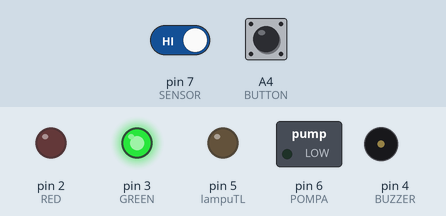
This sketch was run on a simulated Arduino Uno, built with avr-gcc and run on an emulated ATmega328P. On the bench: switched loads named in the sketch (green lamp = pin HIGH), output pins drawn as LEDs (lit = HIGH), buzzer (waves = sounding, pin HIGH). The test bench sets the inputs (shaded band); at power-on: A4 (BUTTON) HIGH, pin 7 (SENSOR) HIGH.

Above: at 1.2 s.
1.3 s: A4 (BUTTON) pulled LOW for 0.15 s
At 1.8 s:
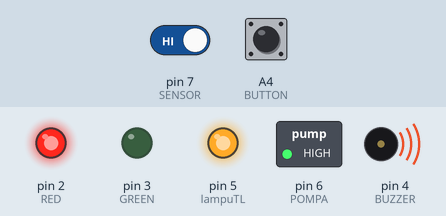
At 3.4 s:
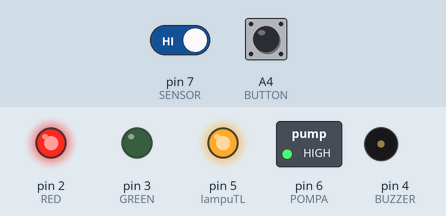
4.4 s: A4 (BUTTON) pulled LOW for 3.2 s
At 6.8 s:
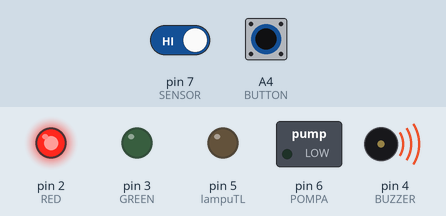
9.1 s: pin 7 (SENSOR) driven LOW
Timing chart, 0 to 20.5 s (numbered marks = the images above; inputs shaded):
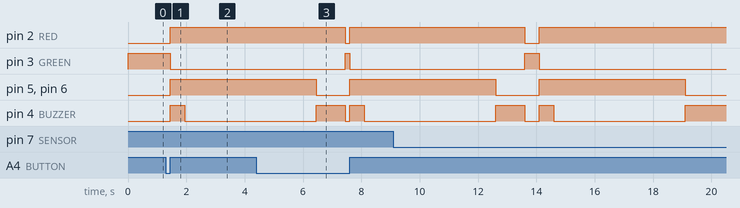

The sketch:

bilik_sterilizer_infrared_al.ino
```cpp
#define RED 2
#define GREEN 3
#define BUZZER 4
#define lampuTL 5
#define POMPA 6
#define BUTTON A4
#define SENSOR 7

uint64_t prevMillis;
uint64_t oneMin;
uint64_t btnMillis;
bool sensor;
bool lastState = HIGH;
bool button;

void Sanitize(bool s = false) {
  prevMillis = millis();
  while (!sensor || s == true) {
    sensor = digitalRead(SENSOR);
    if (millis() - prevMillis >= 1500 || s == true) {
      digitalWrite(GREEN, LOW);
      digitalWrite(RED, HIGH);
      if (millis() - oneMin >= 60000) {
        digitalWrite(lampuTL, HIGH);
        digitalWrite(POMPA, HIGH);
        digitalWrite(BUZZER, HIGH);
        delay(400);
        digitalWrite(BUZZER, LOW);
        delay(400);
        digitalWrite(BUZZER, HIGH);
        delay(400);
        digitalWrite(BUZZER, LOW);
        delay(400);
        digitalWrite(BUZZER, HIGH);
        delay(400);
        digitalWrite(BUZZER, LOW);
        delay(6000);
      }
      else {
        digitalWrite(lampuTL, HIGH);
        digitalWrite(POMPA, HIGH);
        digitalWrite(BUZZER, HIGH);
        delay(500);
        digitalWrite(BUZZER, LOW);
        delay(4500);
      }
      digitalWrite(POMPA, LOW);
      digitalWrite(lampuTL, LOW);
      digitalWrite(BUZZER, HIGH);
      oneMin = millis();
      prevMillis = millis();
      delay(1000);
      sensor = digitalRead(SENSOR);
      if (!s) {
        while (!sensor) {
          sensor = digitalRead(SENSOR);
        }
      }
      digitalWrite(GREEN, HIGH);
      digitalWrite(RED, LOW);
      digitalWrite(BUZZER, LOW);
      s = false;
    }
  }
}

void setup() {
  // put your setup code here, to run once:
  //Serial.begin(9600);
  pinMode(RED, OUTPUT);
  pinMode(GREEN, OUTPUT);
  pinMode(BUZZER, OUTPUT);
  digitalWrite(BUZZER, LOW);
  pinMode(lampuTL, OUTPUT);
  pinMode(POMPA, OUTPUT);
  pinMode(SENSOR, INPUT_PULLUP);
  digitalWrite(GREEN, HIGH);
  pinMode(BUTTON, INPUT_PULLUP);
}

void loop() {
  // put your main code here, to run repeatedly:
  sensor = digitalRead(SENSOR);
  if (!sensor) {
    Sanitize();
  }
  button = digitalRead(BUTTON);
  if (lastState == HIGH && button == LOW) {
    btnMillis = millis();
  }
  else if (lastState == LOW && button == HIGH) {
    if (millis() - btnMillis > 100) {
      Sanitize(true);
    }
    /*
      else if (millis() - btnMillis >= 1000) {
      digitalWrite(BUZZER, HIGH);
      delay(200);
      digitalWrite(BUZZER, LOW);
      delay(200);
      digitalWrite(BUZZER, HIGH);
      delay(200);
      digitalWrite(BUZZER, LOW);
      delay(200);
      digitalWrite(lampuTL, HIGH);
      delay(5000);
      digitalWrite(lampuTL, LOW);
      digitalWrite(BUZZER, HIGH);
      delay(1000);
      digitalWrite(BUZZER, LOW);
      }
    */
  }
  lastState = button;
}
```

Measured:
- after the input at 1.3 s, pin 2 (RED), pin 5 (lampuTL), pin 6 (POMPA): LOW → HIGH after 0.15 s; pin 3 (GREEN): HIGH → LOW after 0.15 s; pin 4 (BUZZER): LOW → HIGH after 0.15 s, → LOW 0.50 s later
